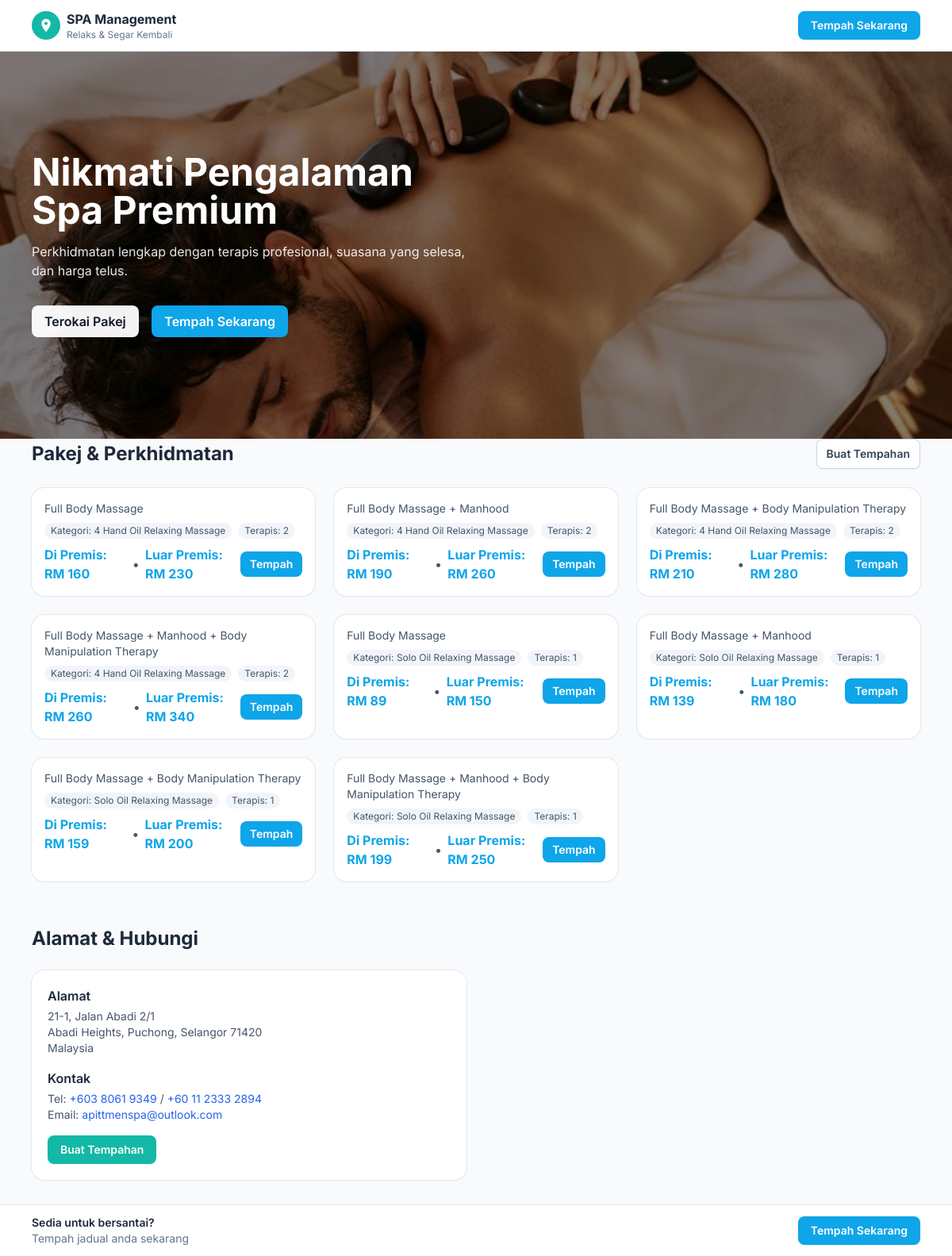
The page / on the database its author committed.
### tables this page shows
CREATE TABLE IF NOT EXISTS package (
  id INT UNSIGNED AUTO_INCREMENT PRIMARY KEY,
  name VARCHAR(100) NOT NULL,
  category VARCHAR(100) NOT NULL,
  hands TINYINT UNSIGNED NOT NULL DEFAULT 1 COMMENT 'number of therapists (1 or 2)',
  duration INT NOT NULL COMMENT 'minutes',
  price_in_call DECIMAL(10,2) NOT NULL,
  price_out_call DECIMAL(10,2) NOT NULL,
  currency VARCHAR(10) NOT NULL DEFAULT 'RM',
  description TEXT NULL
);

### application/controllers/Booking.php (called while the page is built, shortened)
<?php
class Booking extends CI_Controller
{
    public function __construct()
    {
        $this->load->model(['Package_model', 'Therapist_model', 'Booking_model', 'Invoice_model', 'Settings_model']);
        $this->load->helper(['url', 'form']);
        $this->load->library(['session', 'form_validation', 'urlcrypt']);
    }
public function index()
{
    $data = [
        'title'    => 'Spa Booking',
        'packages' => $this->Package_model->get_all(),
    ];
    $this->load->view('booking_home', $data);
}
}

### index.php (called while the page is built, shortened)
<?php
require_once BASEPATH.'core/CodeIgniter.php';

### application/models/Package_model.php (called while the page is built, shortened)
<?php
class Package_model extends CI_Model
{
    protected $table = 'package';
    public function get_all()
    {
        return $this->db->order_by('name', 'ASC')->get($this->table)->result();
    }
}

### application/views/booking_home.php (the view, shortened to what this page needs)
<!DOCTYPE html>
<html lang="id">
<head>
  <script src="https://cdn.tailwindcss.com"></script>
</head>
<body class="bg-slate-50">
  <header class="sticky top-0 z-30 bg-white/90 backdrop-blur border-b border-slate-200">
    <div class="mx-auto max-w-6xl px-4 py-3 flex items-center justify-between">
      <div class="flex items-center gap-2">
        <span class="inline-flex h-9 w-9 items-center justify-center rounded-full bg-teal-500 text-white">
          <svg xmlns="http://www.w3.org/2000/svg" class="h-5 w-5" viewBox="0 0 24 24" fill="currentColor"><path d="M12 2a7 7 0 00-7 7c0 5 7 13 7 13s7-8 7-13a7 7 0 00-7-7zm0 9.5a2.5 2.5 0 110-5 2.5 2.5 0 010 5z"/></svg>
        </span>
        <div>
          <div class="text-base font-bold text-slate-800">SPA Management</div>
          <div class="text-xs text-slate-500">Relaks & Segar Kembali</div>
        </div>
      </div>
      <a href="<?= site_url('booking/form'); ?>" class="hidden sm:inline-flex items-center rounded-lg bg-primary px-4 py-2 text-sm font-semibold text-white shadow-sm hover:bg-sky-600">
        Tempah Sekarang
      </a>
    </div>
  </header>
 <section class="relative">
  <div class="absolute inset-0 -z-10">
    <img
      src="<?= base_url('assets/img/01.jpg'); ?>"
      alt="Spa hero"
      class="w-full h-full object-cover"
    >
    <div class="absolute inset-0 bg-black/50"></div>
  </div>
  <div class="mx-auto max-w-6xl px-4 py-24 md:py-32">
    <div class="max-w-xl text-white">
      <h1 class="text-3xl md:text-5xl font-bold">Nikmati Pengalaman Spa Premium</h1>
      <p class="mt-4 text-white/90">
        Perkhidmatan lengkap dengan terapis profesional, suasana yang selesa, dan harga telus.
      </p>
      <div class="mt-8">
        <a href="#packages" class="inline-flex items-center rounded-lg bg-white/95 px-4 py-2 text-slate-900 font-semibold shadow-sm hover:bg-white">
          Terokai Pakej
        </a>
        <a href="<?= site_url('booking/form'); ?>" class="ml-3 inline-flex items-center rounded-lg bg-primary px-4 py-2 text-white font-semibold shadow-sm hover:bg-sky-600">
          Tempah Sekarang
        </a>
      </div>
    </div>
  </div>
</section>
  <main class="mx-auto max-w-6xl px-4 pb-24 -mt-6 md:-mt-12">
    <section id="packages" class="mt-8 md:mt-12">
      <div class="mb-4 md:mb-6 flex items-center justify-between">
        <h2 class="text-xl md:text-2xl font-bold text-slate-800">Pakej & Perkhidmatan</h2>
        <a href="<?= site_url('booking/form'); ?>" class="hidden sm:inline-flex items-center rounded-lg border border-slate-300 bg-white px-3 py-2 text-sm font-semibold text-slate-700 shadow-sm hover:bg-slate-50">
          Buat Tempahan
        </a>
      </div>
      <div class="grid grid-cols-1 sm:grid-cols-2 lg:grid-cols-3 gap-4 md:gap-6">
        <?php if (!empty($packages)): ?>
          <?php foreach ($packages as $p): ?>
            <div class="group rounded-2xl bg-white overflow-hidden shadow-sm ring-1 ring-slate-200 hover:shadow-md transition">
              <div class="p-4">
                <?php if (!empty($p->description)): ?>
                  <p class="text-sm text-slate-600 line-clamp-2 mb-2"><?= htmlspecialchars($p->description); ?></p>
                <?php else: ?>
                  <p class="text-sm text-slate-600 mb-2">Pakej spa untuk relaksasi tubuh dan minda.</p>
                <?php endif; ?>
                <div class="mb-2 text-xs text-slate-600">
                  <span class="inline-flex items-center gap-2">
                    <span class="rounded-full bg-slate-100 px-2 py-0.5">Kategori: <?= htmlspecialchars($p->category ?? '-'); ?></span>
                    <span class="rounded-full bg-slate-100 px-2 py-0.5">Terapis: <?= isset($p->hands) ? (int)$p->hands : 1; ?></span>
                  </span>
                </div>
                <div class="flex items-center justify-between">
                  <div class="text-primary font-bold">
                    <?php
                      $curr = isset($p->currency) ? $p->currency : 'RM';
                      $pin  = isset($p->price_in_call) ? (float)$p->price_in_call : null;
                      $pout = isset($p->price_out_call) ? (float)$p->price_out_call : null;
                    ?>
                    <?php if ($pin !== null || $pout !== null): ?>
                      <span class="inline-flex items-center gap-2">
                        <?php if ($pin !== null): ?>
                          <span>Di Premis: <?= htmlspecialchars($curr); ?> <?= number_format($pin, 0, ',', '.'); ?></span>
                        <?php endif; ?>
                        <?php if ($pout !== null): ?>
                          <span class="text-slate-600">•</span>
                          <span>Luar Premis: <?= htmlspecialchars($curr); ?> <?= number_format($pout, 0, ',', '.'); ?></span>
                        <?php endif; ?>
                      </span>
                    <?php else: ?>
                      Hubungi kami
                    <?php endif; ?>
                  </div>
                  <a href="<?= site_url('booking/form') . '?package_id=' . (int)$p->id; ?>" class="inline-flex items-center rounded-lg bg-primary px-3 py-1.5 text-sm font-semibold text-white hover:bg-sky-600">
                    Tempah
                  </a>
                </div>
              </div>
            </div>
          <?php endforeach; ?>
        <?php else: ?>
          <div class="col-span-full rounded-xl border border-dashed border-slate-300 bg-white p-6 text-center text-slate-600">
            Pakej belum tersedia. Sila kembali lagi nanti.
          </div>
        <?php endif; ?>
      </div>
    </section>
    <section id="contact" class="mt-10 md:mt-14">
  <h2 class="text-xl md:text-2xl font-bold text-slate-800 mb-4 md:mb-6">Alamat & Hubungi</h2>
  <div class="grid grid-cols-1 md:grid-cols-2 gap-4 md:gap-6">
    <div class="rounded-2xl bg-white p-5 shadow-sm ring-1 ring-slate-200">
      <div class="text-slate-700">
        <div class="font-semibold text-slate-800">Alamat</div>
        <p class="text-sm text-slate-600 mt-1">21-1, Jalan Abadi 2/1</p>
        <p class="text-sm text-slate-600">Abadi Heights, Puchong, Selangor 71420</p>
        <p class="text-sm text-slate-600">Malaysia</p>
        <div class="mt-4 font-semibold text-slate-800">Kontak</div>
        <p class="text-sm text-slate-600 mt-1">
          Tel:
          <a href="tel:+60380619349" class="text-blue-600 hover:underline">+603 8061 9349</a> /
          <a href="tel:+601123332894" class="text-blue-600 hover:underline">+60 11 2333 2894</a>
        </p>
        <p class="text-sm text-slate-600">
          Email:
          <a href="mailto:apittmenspa@outlook.com" class="text-blue-600 hover:underline">
            apittmenspa@outlook.com
          </a>
        </p>
      </div>
      <a
        href="<?= site_url('booking/form'); ?>"
        class="mt-4 inline-flex items-center rounded-lg bg-brand px-4 py-2 text-sm font-semibold text-white shadow-sm hover:bg-teal-600"
      >
        Buat Tempahan
      </a>
    </div>
  </div>
</section>
  </main>
  <div class="fixed inset-x-0 bottom-0 z-30 border-t border-slate-200 bg-white/95 backdrop-blur">
    <div class="mx-auto max-w-6xl px-4 py-3 flex items-center justify-between">
      <div class="text-sm">
        <div class="font-semibold text-slate-800">Sedia untuk bersantai?</div>
        <div class="text-slate-500">Tempah jadual anda sekarang</div>
      </div>
      <a href="<?= site_url('booking/form'); ?>" class="inline-flex items-center rounded-lg bg-primary px-4 py-2 text-sm font-semibold text-white shadow-sm hover:bg-sky-600">
        Tempah Sekarang
      </a>
    </div>
  </div>
</body>
</html>

### application/views/booking_home.php (style rules this page uses)
html, body { font-family: 'Inter', system-ui, -apple-system, Segoe UI, Roboto, Arial, 'Helvetica Neue', sans-serif; }

### rows shown on the page
package: description "Full Body Massage", category "4 Hand Oil Relaxing Massage", hands "2", currency "RM", price_in_call "160", price_out_call "230"
package: description "Full Body Massage + Manhood", category "4 Hand Oil Relaxing Massage", hands "2", currency "RM", price_in_call "190", price_out_call "260"
package: description "Full Body Massage + Body Manipulation Therapy", category "4 Hand Oil Relaxing Massage", hands "2", currency "RM", price_in_call "210", price_out_call "280"
package: description "Full Body Massage + Manhood + Body Manipulation Therapy", category "4 Hand Oil Relaxing Massage", hands "2", currency "RM", price_in_call "260", price_out_call "340"
package: description "Full Body Massage", category "Solo Oil Relaxing Massage", hands "1", currency "RM", price_in_call "89", price_out_call "150"
package: description "Full Body Massage + Manhood", category "Solo Oil Relaxing Massage", hands "1", currency "RM", price_in_call "139", price_out_call "180"
package: description "Full Body Massage + Body Manipulation Therapy", category "Solo Oil Relaxing Massage", hands "1", currency "RM", price_in_call "159", price_out_call "200"
package: description "Full Body Massage + Manhood + Body Manipulation Therapy", category "Solo Oil Relaxing Massage", hands "1", currency "RM", price_in_call "199", price_out_call "250"
